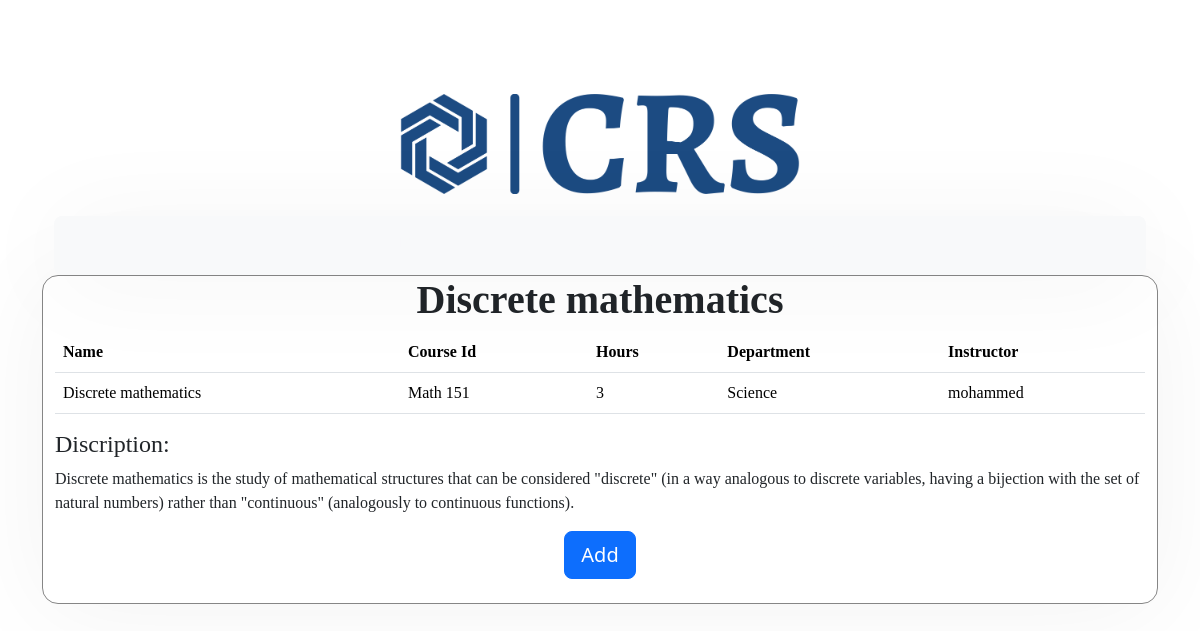
Screenshot of /reg/Math 151/display (signed in) with the database file from the repository.
### reg/models.py (models this page shows, shortened)
class Course(models.Model):
    name =  models.CharField(max_length=70)
    instructor=models.CharField(max_length=70)
    courseid = models.CharField(max_length=30)
    hours = models.IntegerField()
    hostcollege = models.ForeignKey(College, on_delete=models.CASCADE, related_name="courses")
    dicription=models.CharField(max_length=300)

class College(models.Model):
    collegeid = models.IntegerField()
    name = models.CharField(max_length=70)

### reg/views.py (the view)
# urls.py: path('<str:cid>/display',views.display , name='display'),
def display (request,cid):#sid
    if not request.user.is_authenticated:
         return HttpResponseRedirect("/reg/login")
    course = Course.objects.get(courseid=cid)
    return render(request, r"reg/display.html", {"COU": course })#"STU": student

### reg/templates/reg/display.html (shortened to what this page needs)
{% extends "reg/layoutnav.html" %}
{% block x %}
<h1 class="centerElement">{{COU.name}}</h1>
<table table class="table table-hover">
    <thead>
        <th scope="col">Name</th>
        <th scope="col">Course Id</th>
        <th scope="col">Hours</th>
        <th scope="col">Department</th>
        <th scope="col">Instructor</th>
    </thead>
    <tbody>
        <tr>
            <td>{{COU.name}}</td>
            <td>{{COU.courseid}}</td>
            <td>{{COU.hours}}</td>
            <td>{{COU.hostcollege.name}}</td>
            <td>{{COU.instructor}}</td>
        </tr>
    </tbody>
</table>
<h4>Discription:</h4>
<p>{{COU.dicription}}</p>
<form action="{% url 'reg:add'  COU.courseid %}" method="post">
    <div class="centerElement">
        <button type="submit" class="btn btn-primary btn-lg mb-4" value="Add">Add</button>
    </div>
</form>
{% endblock %}

### reg/static/reg/styles.css (style rules this page uses)
.centerElement { text-align: center; }
h1, h2, .labelStyle { font-family: "Saira Extra Condensed"; font-weight: 700; line-height: 1.2; }
h3, h4, h5 { font-family: "Saira Extra Condensed"; font-weight: 400; line-height: 1.2; }
p, td, th { font-family: "Saira Extra Condensed"; }

### rows the page displays
Course: name "Discrete mathematics", courseid "Math 151", hours "3", hostcollege.name "Science", instructor "mohammed", dicription "Discrete mathematics is the study of mathematical structures that can be considered \"discrete\" (in a way analogous to discrete variables, having a bijection with the set of natural numbers) rather than \"continuous\" (analogously to continuous functions)."
